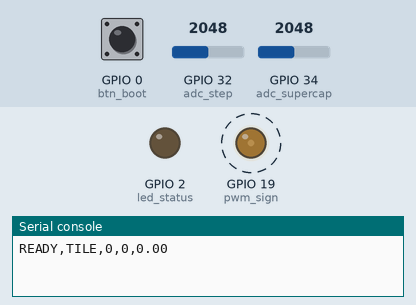
Simulated run of this program. Board: ESP32 board running MicroPython. Shown: output pins drawn as LEDs (lit = HIGH), the last lines printed to the serial console. Dashed ring = blinking. Inputs (shaded band) come from the test bench; at power-on: GPIO 32 (adc_step) = 2048, GPIO 0 (btn_boot) HIGH, GPIO 34 (adc_supercap) = 2048 (analog values on the 0–4095 scale). Library files of the repository ran but are not shown: 1 file(s).

Above: at 0.13 s.
1.3 s: GPIO 32 (adc_step) set to 621
At 1.5 s:
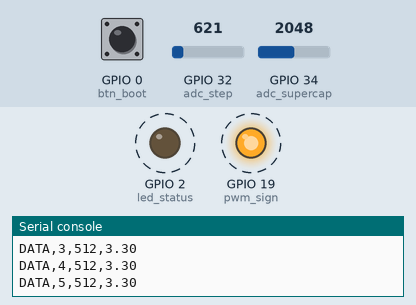
4.3 s: GPIO 32 (adc_step) set to 530
At 5.1 s:
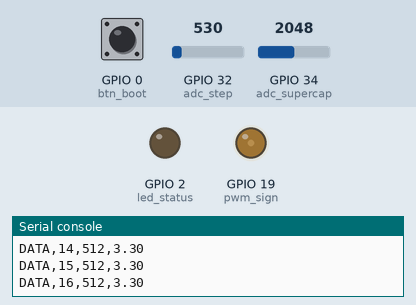
7.3 s: GPIO 0 (btn_boot) pulled LOW for 0.15 s
At 7.38 s:
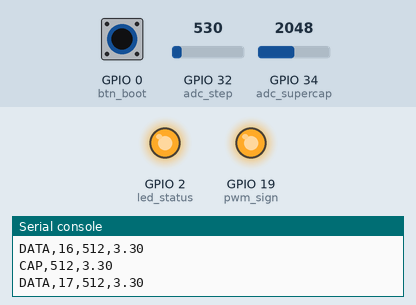
Timing chart, 0 to 10.3 s (numbered marks = the images above; inputs shaded):
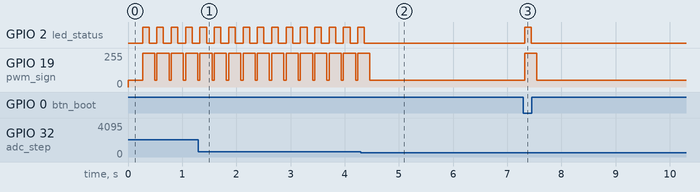

Measured:
- the behaviour switches between 564 and 563 on GPIO 32 (adc_step) (found by bisection; images 1 and 2)
- after the input at 4.3 s, GPIO 2 (led_status): goes on until 4.4 s, then stays LOW; GPIO 19 (pwm_sign): goes on until 4.5 s, then stays 51/255
- after the input at 7.3 s, GPIO 2 (led_status): LOW → HIGH at once, → LOW 0.12 s later; GPIO 19 (pwm_sign): 51/255 → 255/255 at once, → 51/255 0.22 s later
- by itself, GPIO 2 (led_status): alternates HIGH for 0.12 s and LOW for 0.14 s
- by itself, GPIO 19 (pwm_sign): alternates 255/255 for 0.22 s and 51/255 for 0.04 s

The program:

main.py
```python
"""
EcoStep QCU: MicroPython CSV Telemetry Node (ESP32-D0WD-V3 on COM10)
Matches user hardware wiring:
  - GPIO 34 (D34): Supercapacitor Voltage via 100kOhm / 100kOhm divider (2.0x)
  - GPIO 32 (D32): Step Counter from 2 Dummy Piezos (1MOhm bleed + 3.3V Zener)
  - GPIO 0  (BOOT): Built-in test button (always active for bench testing)
  - GPIO 2  (D2): Built-in Blue LED (flashes on every footstep)
  - GPIO 19 (D19): Sign PWM output (100% burst on step -> 20% dim standby)

Streams at 115,200 baud (8-N-1):
  DATA,<step_number>,<adc_raw_10bit>,<v_cap_volts>
  CAP,<adc_raw_10bit>,<v_cap_volts>   (periodic supercap voltage readout)
"""

import os
import select
import sys
import time
from machine import ADC, PWM, Pin

# ---------------------------------------------------------------------------
# CONFIGURATION
# ---------------------------------------------------------------------------
HARDWARE_SENSORS = True   # Watches D32 (piezo trigger) & reads D34 (supercap)
DEBOUNCE_MS = 250
STEP_ADC_THRESHOLD = 140  # 10-bit threshold (~0.45V) above bleed noise floor

DIVIDER_CAP_RATIO = 2.00  # (100k + 100k) / 100k = 2.0x for Supercapacitor on D34
ADC_VREF = 3.30
ADC_10BIT_MAX = 1023.0

PWM_FREQ = 5000
PWM_DUTY_DIM = 13107   # ~20% Dim Mode
PWM_DUTY_FULL = 65535  # 100% Full Mode

# ---------------------------------------------------------------------------
# PIN SETUP (30-pin ESP32-WROOM-32 DevKit)
# ---------------------------------------------------------------------------
btn_boot = Pin(0, Pin.IN, Pin.PULL_UP)   # Built-in BOOT button (active LOW)
led_status = Pin(2, Pin.OUT)             # Built-in Blue D2 LED
led_status.value(0)

adc_supercap = ADC(Pin(34))              # D34: Supercapacitor (+) via 100k/100k
adc_supercap.atten(ADC.ATTN_11DB)        # 0 - 3.3V input range (0 - 6.6V cap)

adc_step = ADC(Pin(32))                  # D32: 2 Dummy Piezos (+) + 1M + 3.3V Zener
adc_step.atten(ADC.ATTN_11DB)

pwm_sign = PWM(Pin(19), freq=PWM_FREQ, duty_u16=PWM_DUTY_DIM)

# ---------------------------------------------------------------------------
# RUNTIME STATE
# ---------------------------------------------------------------------------
step_number = 0
last_adc_raw = 0
last_cap_volts = 0.0
sim_cap_volts = 0.0
last_step_ms = 0
last_cap_ms = 0
sign_burst_until = 0
sign_force_full = False
pending_step = False
pending_sim = False


def _rand_unit():
    return int.from_bytes(os.urandom(2), "big") / 65536.0


def _read_adc_10bit(adc_obj, samples=8):
    total = 0
    for _ in range(samples):
        total += adc_obj.read() >> 2  # Scale 12-bit (0-4095) -> 10-bit (0-1023)
        time.sleep_us(50)
    return int(total / samples)


def read_supercap():
    """Returns (adc_raw_10bit, v_cap_volts) from D34 (100k/100k = 2.0x)."""
    raw10 = _read_adc_10bit(adc_supercap, 12)
    volts = round((raw10 / ADC_10BIT_MAX) * ADC_VREF * DIVIDER_CAP_RATIO, 2)
    return raw10, volts


def trigger_step(simulated=False):
    global step_number, last_adc_raw, last_cap_volts, sim_cap_volts, last_step_ms, sign_burst_until

    now = time.ticks_ms()
    if time.ticks_diff(now, last_step_ms) < DEBOUNCE_MS:
        return
    last_step_ms = now

    led_status.value(1)
    pwm_sign.duty_u16(PWM_DUTY_FULL)
    sign_burst_until = time.ticks_add(now, 220)

    if HARDWARE_SENSORS and not simulated:
        raw10, v_cap = read_supercap()
    else:
        # Bench simulation increments simulated supercap charge realistically (0 -> 5.2V)
        sim_cap_volts = min(5.20, sim_cap_volts + 0.08 + (_rand_unit() * 0.07))
        v_cap = round(sim_cap_volts, 2)
        raw10 = int(min(1023, (v_cap / (ADC_VREF * DIVIDER_CAP_RATIO)) * ADC_10BIT_MAX))

    step_number += 1
    last_adc_raw = raw10
    last_cap_volts = v_cap

    print("DATA,{},{},{:.2f}".format(step_number, last_adc_raw, last_cap_volts))
    time.sleep_ms(120)
    led_status.value(0)


def handle_command(cmd):
    global step_number, last_adc_raw, last_cap_volts, sim_cap_volts
    global HARDWARE_SENSORS, sign_force_full, pending_step, pending_sim

    cmd = cmd.strip().upper()
    if not cmd:
        return
    if cmd == "S":
        pending_step = True
        pending_sim = True
    elif cmd == "R":
        step_number = 0
        last_adc_raw = 0
        last_cap_volts = 0.0
        sim_cap_volts = 0.0
        print("RESET,0,0,0.00")
    elif cmd == "M1":
        HARDWARE_SENSORS = True
        print("MODE,TILE")
    elif cmd == "M0":
        HARDWARE_SENSORS = False
        print("MODE,BENCH")
    elif cmd == "L1":
        sign_force_full = True
        pwm_sign.duty_u16(PWM_DUTY_FULL)
        print("SIGN,FULL")
    elif cmd == "L0":
        sign_force_full = False
        pwm_sign.duty_u16(PWM_DUTY_DIM)
        print("SIGN,DIM")
    elif cmd == "?":
        mode_str = "TILE" if HARDWARE_SENSORS else "BENCH"
        print("READY,{},{},{},{:.2f}".format(mode_str, step_number, last_adc_raw, last_cap_volts))


def main():
    global pending_step, pending_sim, last_cap_ms

    poll = select.poll()
    poll.register(sys.stdin, select.POLLIN)
    cmd_buf = ""
    prev_btn = 1

    mode_str = "TILE" if HARDWARE_SENSORS else "BENCH"
    print("READY,{},0,0,0.00".format(mode_str))
    last_cap_ms = time.ticks_ms()

    while True:
        now = time.ticks_ms()

        while poll.poll(0):
            ch = sys.stdin.read(1)
            if not ch:
                break
            if ch in ("\n", "\r"):
                if cmd_buf:
                    handle_command(cmd_buf)
                    cmd_buf = ""
            else:
                cmd_buf += ch
                if cmd_buf.upper() in ("S", "R", "?"):
                    handle_command(cmd_buf)
                    cmd_buf = ""
                elif len(cmd_buf) >= 2 and cmd_buf[0].upper() in ("M", "L"):
                    handle_command(cmd_buf)
                    cmd_buf = ""
                elif len(cmd_buf) > 16:
                    cmd_buf = ""

        # Built-in BOOT button always works for quick bench testing
        cur_btn = btn_boot.value()
        if prev_btn == 1 and cur_btn == 0:
            pending_step = True
            pending_sim = not HARDWARE_SENSORS
        prev_btn = cur_btn

        # Real 2-Dummy-Piezo Step Trigger on D32 (GPIO 32)
        if HARDWARE_SENSORS and not pending_step:
            if (adc_step.read() >> 2) > STEP_ADC_THRESHOLD:
                pending_step = True
                pending_sim = False

        if pending_step:
            is_sim = pending_sim
            pending_step = False
            pending_sim = False
            trigger_step(simulated=is_sim)
            last_cap_ms = time.ticks_ms()

        if not sign_force_full and time.ticks_diff(now, sign_burst_until) >= 0:
            pwm_sign.duty_u16(PWM_DUTY_DIM)

        # Periodic 2s Supercapacitor readout in Tile Mode (without incrementing step)
        if HARDWARE_SENSORS and time.ticks_diff(now, last_cap_ms) >= 2000:
            raw10, v_cap = read_supercap()
            print("CAP,{},{:.2f}".format(raw10, v_cap))
            last_cap_ms = now

        time.sleep_ms(20)


if __name__ == "__main__":
    try:
        main()
    except KeyboardInterrupt:
        pwm_sign.duty_u16(PWM_DUTY_DIM)
        led_status.value(0)
        print("STOPPED")
```
